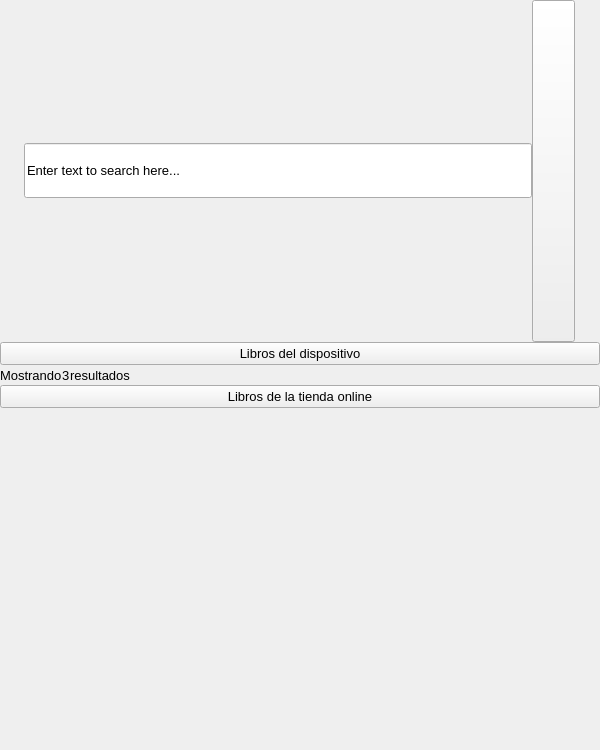
<?xml version="1.0" encoding="UTF-8"?>
<ui version="4.0">
 <class>Search</class>
 <widget class="QWidget" name="Search">
  <property name="geometry">
   <rect>
    <x>0</x>
    <y>0</y>
    <width>600</width>
    <height>750</height>
   </rect>
  </property>
  <property name="sizePolicy">
   <sizepolicy hsizetype="Expanding" vsizetype="Expanding">
    <horstretch>0</horstretch>
    <verstretch>0</verstretch>
   </sizepolicy>
  </property>
  <property name="minimumSize">
   <size>
    <width>600</width>
    <height>750</height>
   </size>
  </property>
  <property name="maximumSize">
   <size>
    <width>600</width>
    <height>750</height>
   </size>
  </property>
  <property name="font">
   <font>
    <family>Helvetica Neue</family>
    <pointsize>10</pointsize>
   </font>
  </property>
  <property name="windowTitle">
   <string>Form</string>
  </property>
  <property name="styleSheet">
   <string notr="true"/>
  </property>
  <layout class="QVBoxLayout" name="verticalLayout">
   <property name="spacing">
    <number>0</number>
   </property>
   <property name="margin">
    <number>0</number>
   </property>
   <item>
    <widget class="QWidget" name="searchHeader" native="true">
     <property name="minimumSize">
      <size>
       <width>600</width>
       <height>76</height>
      </size>
     </property>
     <layout class="QHBoxLayout" name="horizontalLayout">
      <property name="spacing">
       <number>0</number>
      </property>
      <property name="margin">
       <number>0</number>
      </property>
      <item>
       <spacer name="horizontalSpacer_2">
        <property name="orientation">
         <enum>Qt::Horizontal</enum>
        </property>
        <property name="sizeHint" stdset="0">
         <size>
          <width>40</width>
          <height>20</height>
         </size>
        </property>
       </spacer>
      </item>
      <item>
       <widget class="MyQLineEdit" name="searchLineEdit">
        <property name="minimumSize">
         <size>
          <width>508</width>
          <height>55</height>
         </size>
        </property>
        <property name="maximumSize">
         <size>
          <width>508</width>
          <height>55</height>
         </size>
        </property>
        <property name="styleSheet">
         <string notr="true"/>
        </property>
        <property name="text">
         <string>Enter text to search here...</string>
        </property>
       </widget>
      </item>
      <item>
       <widget class="QPushButton" name="clearSearchBtn">
        <property name="sizePolicy">
         <sizepolicy hsizetype="Minimum" vsizetype="Expanding">
          <horstretch>0</horstretch>
          <verstretch>0</verstretch>
         </sizepolicy>
        </property>
        <property name="focusPolicy">
         <enum>Qt::NoFocus</enum>
        </property>
        <property name="text">
         <string/>
        </property>
       </widget>
      </item>
      <item>
       <spacer name="horizontalSpacer_3">
        <property name="orientation">
         <enum>Qt::Horizontal</enum>
        </property>
        <property name="sizeHint" stdset="0">
         <size>
          <width>40</width>
          <height>20</height>
         </size>
        </property>
       </spacer>
      </item>
     </layout>
    </widget>
   </item>
   <item>
    <widget class="SilentQPushButton" name="deviceBooksBtn">
     <property name="text">
      <string>Libros del dispositivo</string>
     </property>
    </widget>
   </item>
   <item>
    <widget class="QWidget" name="resultNumberCont" native="true">
     <layout class="QHBoxLayout" name="horizontalLayout_2">
      <property name="spacing">
       <number>0</number>
      </property>
      <property name="margin">
       <number>0</number>
      </property>
      <item>
       <widget class="QLabel" name="showResultLbl">
        <property name="text">
         <string>Mostrando</string>
        </property>
        <property name="indent">
         <number>0</number>
        </property>
       </widget>
      </item>
      <item>
       <widget class="QLabel" name="resultsNumberLbl">
        <property name="text">
         <string>3</string>
        </property>
        <property name="indent">
         <number>0</number>
        </property>
       </widget>
      </item>
      <item>
       <widget class="QLabel" name="resultsLbl">
        <property name="text">
         <string>resultados</string>
        </property>
        <property name="indent">
         <number>0</number>
        </property>
       </widget>
      </item>
      <item>
       <spacer name="horizontalSpacer">
        <property name="orientation">
         <enum>Qt::Horizontal</enum>
        </property>
        <property name="sizeHint" stdset="0">
         <size>
          <width>40</width>
          <height>20</height>
         </size>
        </property>
       </spacer>
      </item>
     </layout>
    </widget>
   </item>
   <item>
    <widget class="SearchItem" name="SearchResultItem1" native="true"/>
   </item>
   <item>
    <widget class="SearchItem" name="SearchResultItem2" native="true"/>
   </item>
   <item>
    <widget class="SearchItem" name="SearchResultItem3" native="true"/>
   </item>
   <item>
    <widget class="SearchItem" name="SearchResultItem4" native="true"/>
   </item>
   <item>
    <widget class="SearchItem" name="SearchResultItem5" native="true"/>
   </item>
   <item>
    <widget class="SearchItem" name="SearchResultItem6" native="true"/>
   </item>
   <item>
    <widget class="SearchItem" name="SearchResultItem7" native="true"/>
   </item>
   <item>
    <widget class="SearchItem" name="SearchResultItem8" native="true"/>
   </item>
   <item>
    <widget class="SearchItem" name="SearchResultItem9" native="true"/>
   </item>
   <item>
    <widget class="SilentQPushButton" name="shopOnlineBtn">
     <property name="text">
      <string>Libros de la tienda online</string>
     </property>
    </widget>
   </item>
   <item>
    <widget class="SearchItemShop" name="SearchResultItemShop4" native="true"/>
   </item>
   <item>
    <widget class="SearchItemShop" name="SearchResultItemShop6" native="true"/>
   </item>
   <item>
    <widget class="SearchItemShop" name="SearchResultItemShop5" native="true"/>
   </item>
   <item>
    <widget class="SearchItemShop" name="SearchResultItemShop1" native="true"/>
   </item>
   <item>
    <widget class="SearchItemShop" name="SearchResultItemShop7" native="true"/>
   </item>
   <item>
    <widget class="SearchItemShop" name="SearchResultItemShop8" native="true"/>
   </item>
   <item>
    <widget class="SearchItemShop" name="SearchResultItemShop3" native="true"/>
   </item>
   <item>
    <widget class="SearchItemShop" name="SearchResultItemShop2" native="true"/>
   </item>
   <item>
    <widget class="SearchItemShop" name="SearchResultItemShop9" native="true"/>
   </item>
   <item>
    <spacer name="verticalSpacer">
     <property name="orientation">
      <enum>Qt::Vertical</enum>
     </property>
     <property name="sizeHint" stdset="0">
      <size>
       <width>20</width>
       <height>40</height>
      </size>
     </property>
    </spacer>
   </item>
   <item>
    <widget class="SearchPagerCont" name="verticalPagerHandler" native="true"/>
   </item>
  </layout>
 </widget>
 <customwidgets>
  <customwidget>
   <class>SilentQPushButton</class>
   <extends>QPushButton</extends>
   <header>SilentQPushButton.h</header>
  </customwidget>
  <customwidget>
   <class>MyQLineEdit</class>
   <extends>QLineEdit</extends>
   <header>MyQLineEdit.h</header>
  </customwidget>
  <customwidget>
   <class>SearchPagerCont</class>
   <extends>QWidget</extends>
   <header>SearchPagerCont.h</header>
   <container>1</container>
  </customwidget>
  <customwidget>
   <class>SearchItem</class>
   <extends>QWidget</extends>
   <header>SearchItem.h</header>
   <container>1</container>
  </customwidget>
  <customwidget>
   <class>SearchItemShop</class>
   <extends>QWidget</extends>
   <header>SearchItemShop.h</header>
   <container>1</container>
  </customwidget>
 </customwidgets>
 <resources>
  <include location="../Search800.qrc"/>
 </resources>
 <connections/>
</ui>
